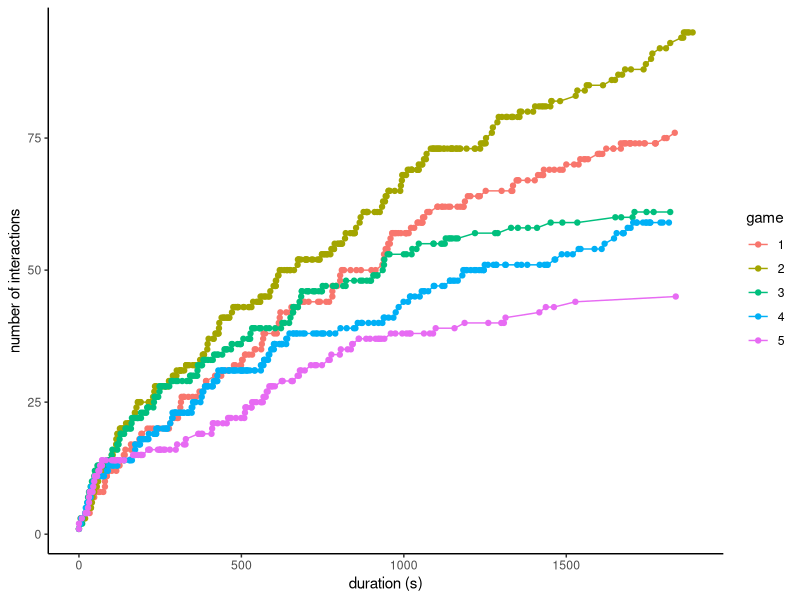
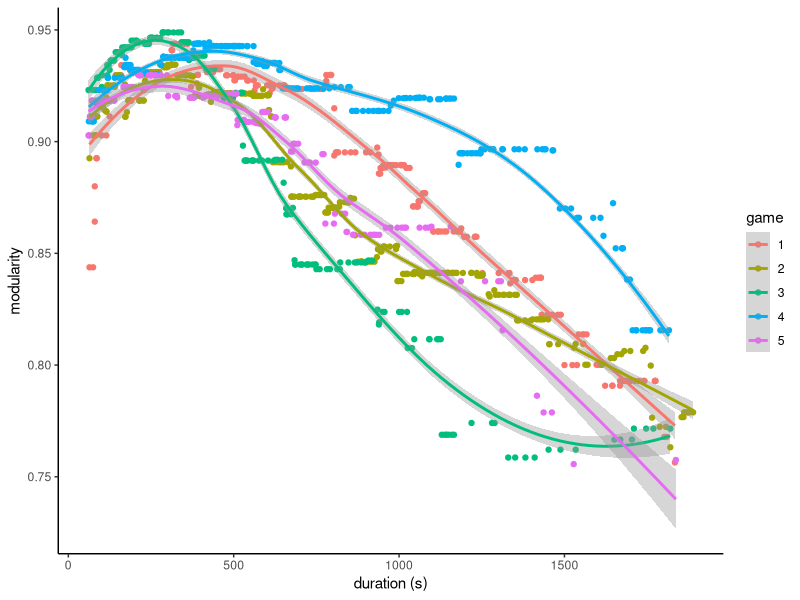
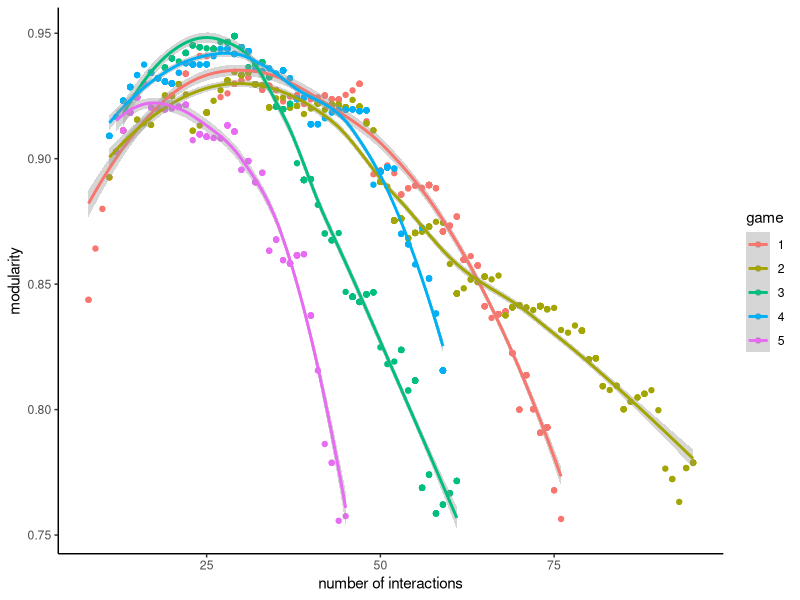
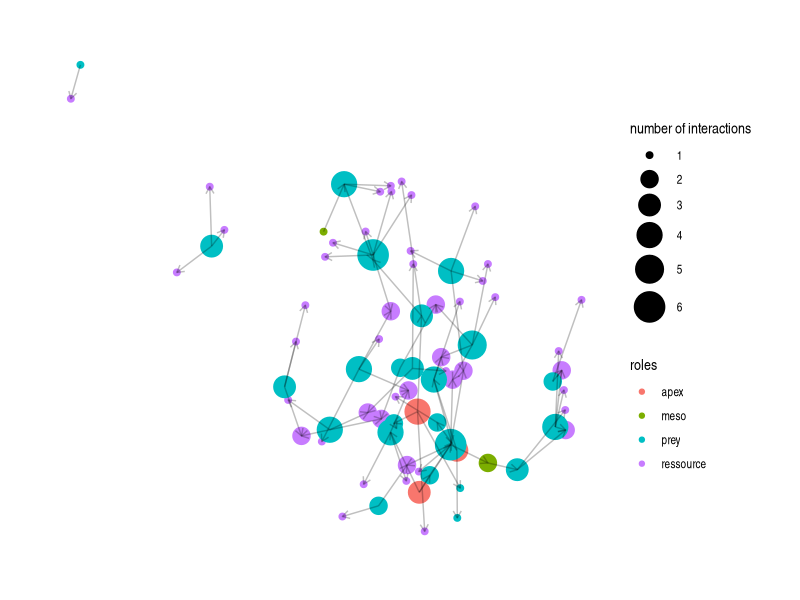
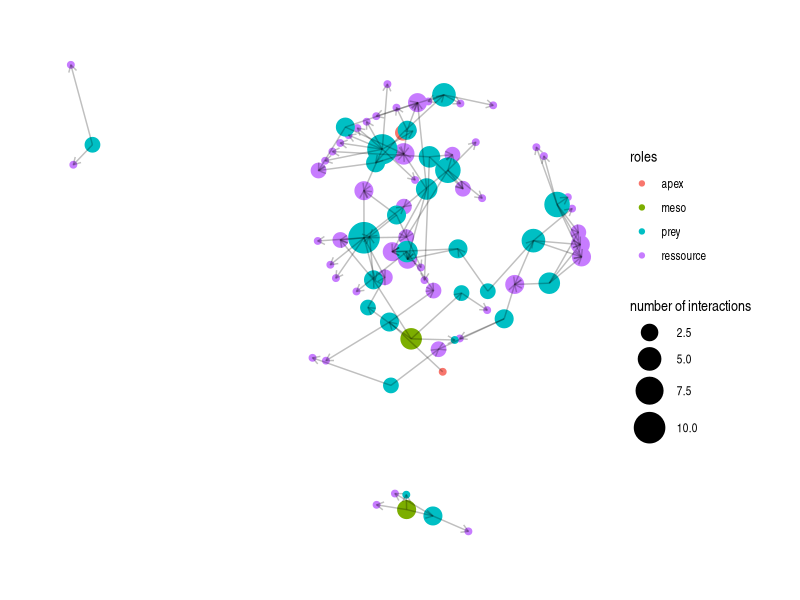
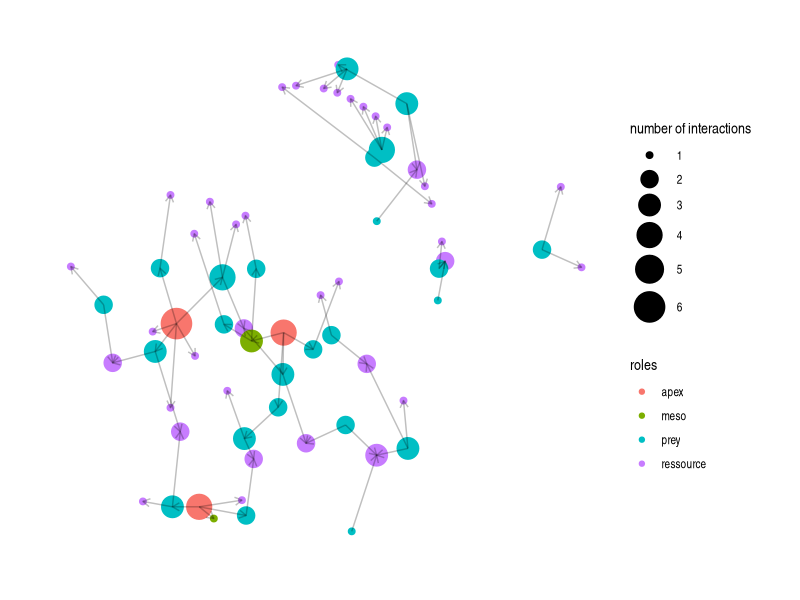
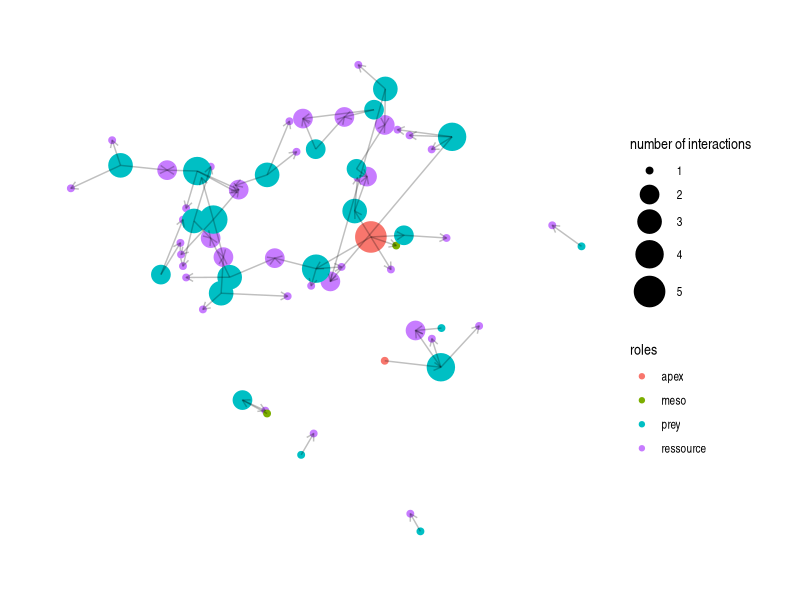
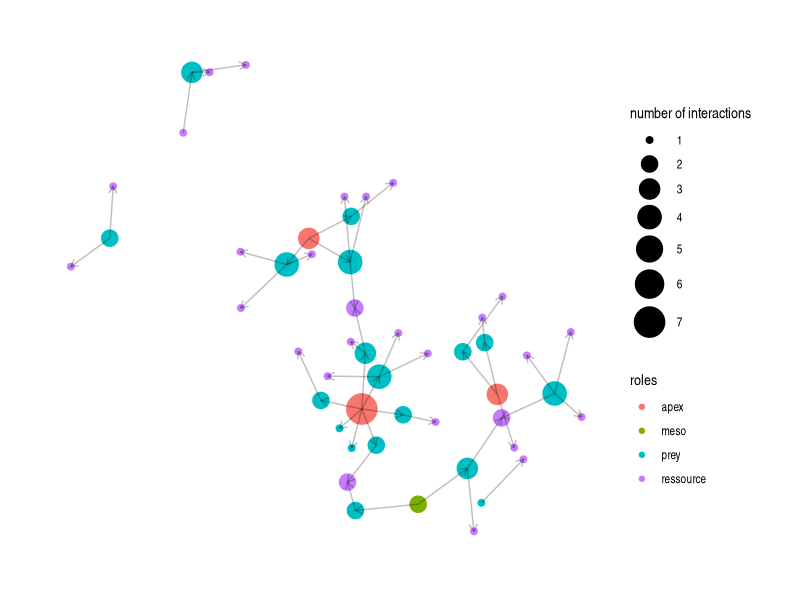

Reproduce these figures in R, in order.
library(dplyr)
library(ggplot2)
library(readr)
library(stringr)
library(tidyr)
library(igraph)
library(tidygraph)
library(ggraph)


##### get networks #####

trophic_data <- read_delim("data/raw/Consumption_event_corrected.csv", delim = ";")
metadata <- read_delim("data/raw/Player_Data_corrected.csv", delim = ";") 

# remove row names
trophic_data <- trophic_data %>% select(-"...1")

# check data
head(trophic_data)


# filter games and get temporal networks
make_networks <- function(gameid, type = "binary") {
  
  # select game and compute duration
  game <- trophic_data %>% 
    filter(!is.na(ressource_id), game_id == gameid)  %>% 
    mutate(duration = time - min(time)) %>%
    arrange(duration)
  
  # get consumer names
  players_game <- game %>% 
    group_by(player_id) %>% 
    summarize() %>% 
    rename(id = player_id)
  
  # get resource name
  patches_game <- game %>% 
    group_by(ressource_id) %>% 
    summarize() %>% 
    rename(id = ressource_id) %>% 
    mutate(id = tolower(id))
  
  # get individuals name
  id <- unique(rbind(players_game, patches_game)) %>% 
    arrange(id) %>%
    pull()
  
  # get number of individuals
  n <- length(id)

  # make initial network
  Ns <- array(0, dim = c(n, n, nrow(game)))
  
  # each matrix corresponds to a different time point
  n1 <- matrix(0, nrow = n, ncol = n)

  # add interactions one at a time 
  if (type == "binary") {
    for (a in 1:nrow(game)) {
      
      i <- which(id == as.character(game[a, "player_id"]))
      j <- which(id == tolower(as.character(game[a, "ressource_id"])))
      
      n1[i,j] <- 1
      
      Ns[,,a] <- n1
    }
  }

  # count frequency of interactions
  if (type == "quantitative") {
    for (a in 1:nrow(game)) {
      
      i <- which(id == as.character(game[a, "player_id"]))
      j <- which(id == tolower(as.character(game[a, "ressource_id"])))
      
      n1[i,j] <- n1[i,j] + 1
      
      Ns[,,a] <- n1
    }
  }
  # find individual roles
  metadata_game <- metadata %>% filter(game_id == gameid)
  roles <- id
  
  for (i in 1:length(id)) {
    if (id[i] %in% metadata_game$player_id) {
      roles[i] <- metadata_game$role[metadata_game$player_id == id[i]]
    } else {
      roles[i] <- "ressource"
    }
  }
  return(list(Ns = Ns, duration = game$duration, id = id, roles = roles))
}


##### compute measures #####

# compute number of interactions (herbivory and predatory)
count_links <- function(game) {
  
  links <- rep(0, length(game$duration))

  for (a in 1:length(game$duration)) {
    links[a] <- sum(game$Ns[,,a])
  }
  return(links)
}


# compute modularity 
measure_modularity <- function(game) {
  
  mod <- rep(0, length(game$duration))
  
  for (a in 1:length(game$duration)) {
    # make graph (and remove nodes without interactions)
    N <- graph_from_adjacency_matrix(game$Ns[,,a])
    N <- delete.vertices(simplify(N), degree(N)==0)
    # get clusters that maximize modularity and compute modularity
    communities <- cluster_walktrap(N)
    mod[a] <- modularity(N, membership = communities$membership)
  }
  return(mod)
}

df <- data.frame()

for (i in 1:5) {
  
  # generate networks for game i and get durations at which observations were observed
  game <- make_networks(i)
  duration <- game$duration
  
  # make graphs
  
  # compute number of links through time
  links <- count_links(game)
  
  # compute modularity through time
  mod <- measure_modularity(game)
  
  # add rows to dataframe
  df <- rbind(df, data.frame(duration = duration, 
                             links = links, 
                             mod = mod,
                             game = rep(i, length(duration))))
}

df <- df %>% 
  mutate(duration = as.numeric(duration), game = as.factor(game))

##### visualize data ##### 

# number of interactions through time
(g1 <- ggplot(df, aes(x = duration, y = links, col = game)) +
  geom_line(lw = 1) +
  geom_point() + 
  xlab("duration (s)") +
  ylab("number of interactions") +
  theme_classic())

ggsave("figures/links_time.png")

# modularity through time (start after 1 min)
(g2 <- ggplot(df %>% filter(duration > 60), aes(x = duration, y = mod, col = game)) +
  geom_point() + 
  geom_smooth() +
  xlab("duration (s)") +
  ylab("modularity") +
  theme_classic())

ggsave("figures/mod_time.png")

# modularity vs number of interactions (start after 1 min)
(g3 <- ggplot(df %>% filter(duration > 60), aes(x = links, y = mod, col = game)) +
  geom_point() + 
  geom_smooth() +
  xlab("number of interactions") +
  ylab("modularity") +
  theme_classic())

ggsave("figures/mod_links.png")


# visualize networks

visualize_network <- function(gameid) {
  
  # select game
  game <- make_networks(gameid)
  
  # convert to graph and simplify
  N <- graph_from_adjacency_matrix(game$Ns[,,dim(game$Ns)[3]])
  N <- delete.vertices(simplify(N), degree(N)==0)
  
  N_tbl <- as_tbl_graph(N)
  
  # visualize network
  ggraph(N_tbl, layout = 'kk', maxiter = 100) + 
    geom_node_point(aes(size = degree(N), col = game$roles)) + 
    scale_size(name = "number of interactions", range = c(2,10)) +
    geom_edge_link(alpha = 0.25, arrow = arrow(length=unit(0.08, "inches"))) +
    theme_graph() +
    scale_color_discrete(name = "roles") 
  
}

(gn1 <- visualize_network(1))
ggsave("figures/network_game1.png", scale = 1.1)

(gn2 <- visualize_network(2))
ggsave("figures/network_game2.png", scale = 1.1)

(gn3 <- visualize_network(3))
ggsave("figures/network_game3.png", scale = 1.1)

(gn4 <- visualize_network(4))
ggsave("figures/network_game4.png",scale = 1.1)

(gn5 <- visualize_network(5))
ggsave("figures/network_game5.png", scale = 1.1)



##### Instant networks #####

make_networks_t <- function(gameid, wind = 300, int = 30) {
  
  # make quantitative networks (cumulative)
  game_quant <- make_networks(gameid, "quantitative")
  
  # get networks and duration
  Ns <- game_quant$Ns
  d <- as.numeric(game_quant$duration)

  # count number of networks to compute
  n_networks <- round((max(d) - wind) / int)
  
  # initialize instant networks and duration
  Ns_t <- array(0, dim = c(dim(Ns)[1], dim(Ns)[2], n_networks))
  d_t <- rep(0, n_networks) # duration
  ti <- rep(0, n_networks) # initial time
  tf <- rep(0, n_networks) # final time
  
  # get instant networks
  for (i in 1:n_networks) {
    
    tf[i] <- wind + (i-1)*int
    ti[i] <- (i-1)*int + 1
    
    Ns_t[,,i] <- Ns[,,sum(d < tf[i])] - Ns[,,sum(d < ti[i])]
    Ns_t[,,i] <- as.numeric(Ns_t[,,i] > 0)
    d_t[i] <- tf[i] - (tf[i] - ti[i]) / 2
  }
  return(list(Ns = Ns_t, duration = d_t, ti = ti, tf = tf))
}

# compute instant measures for all game
df_t <- data.frame()

for (i in 1:5) {
  
  # generate networks for game i and get durations at which observations were observed
  game <- make_networks_t(i)
  duration <- game$duration
  ti <- game$ti
  tf <- game$tf
  
  # make graphs
  
  # compute number of links through time
  links <- count_links(game)
  
  # compute modularity through time
  mod <- measure_modularity(game)
  
  # add rows to dataframe
  df_t <- rbind(df_t, data.frame(duration = duration, 
                             ti = ti, 
                             tf = tf,
                             links = links, 
                             mod = mod,
                             game = rep(i, length(duration))))
}

df_t <- df_t %>% 
  mutate(duration = as.numeric(duration), game = as.factor(game))


(g4 <- ggplot(df_t, aes(x = duration, y = links, col = game)) +
  geom_line() +
  geom_point() + 
  geom_errorbarh(aes(xmax = tf, xmin = ti), alpha = 0.2, height = 0) +
  xlim(0, 2000) +
  xlab("time (s)") +
  ylab("number of interactions") +
  theme_classic())
ggsave("figures/links_time_instant.png", scale = 1.1)


(g5 <- ggplot(df_t, aes(x = duration, y = mod, col = game)) +
  geom_line() +
  geom_point() + 
  geom_errorbarh(aes(xmax = tf, xmin = ti), alpha = 0.2, height = 0) +
  xlim(0, 2000) +
  ylim(0.6, 1) +
  xlab("time (s)") +
  ylab("modularity") +
  theme_classic())
ggsave("figures/mod_time_instant.png", scale = 1.1)
